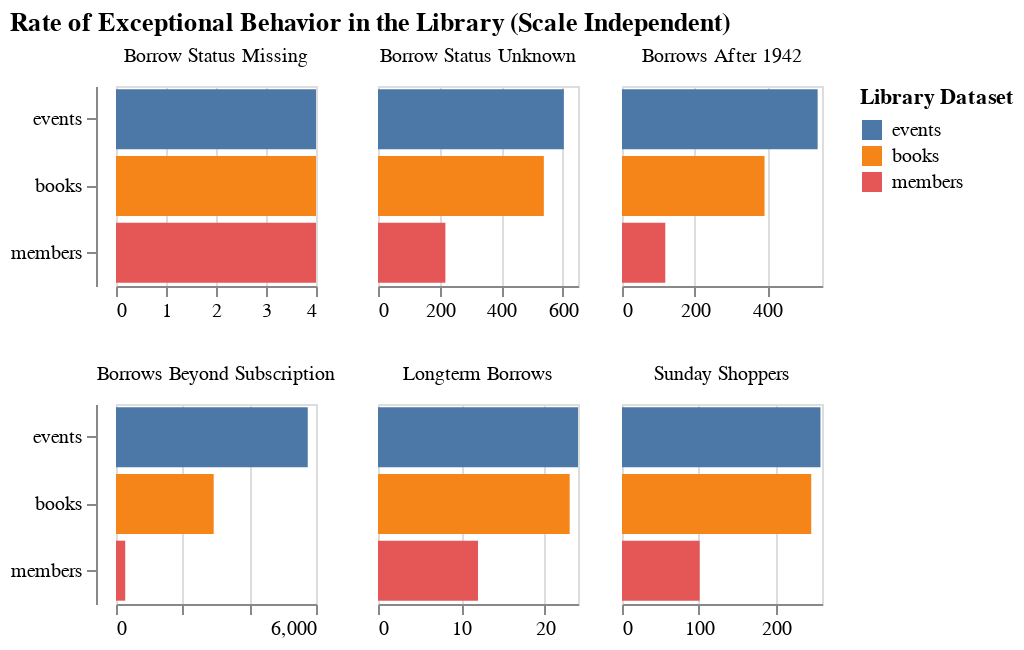

The notebook cell saved with this chart:
### Code cell
chart = alt.Chart(grouped_df).mark_bar().encode(
    y=alt.Y('type:O', sort=alt.EncodingSortField(
        field='counts', op='sum', order='descending'), title=''),
    x=alt.X('counts:Q', title=''),
    color=alt.Color('type:N', legend=alt.Legend(title='Library Dataset'), sort=alt.EncodingSortField(field='counts', op='sum', order='descending')),
).properties(
    width=100,
    height=100,
).facet(
    facet=alt.Facet('exceptional_types:O', title=None),
    columns=3,
    title='Rate of Exceptional Behavior in the Library (Scale Independent)'
).resolve_scale(x='independent')
chart
# chart.save('./visualizations/test.png')

### Figure 1 — Vega-Lite specification as saved in the notebook (floating-point values rounded to 4 significant figures)
{"config": {"view": {"continuousWidth": 400, "continuousHeight": 300}}, "data": {"name": "data-981ca90c5612b475f1cdf090829c7de5"}, "facet": {"field": "exceptional_types", "title": null, "type": "ordinal"}, "spec": {"mark": "bar", "encoding": {"color": {"field": "type", "legend": {"title": "Library Dataset"}, "sort": {"field": "counts", "op": "sum", "order": "descending"}, "type": "nominal"}, "x": {"field": "counts", "title": "", "type": "quantitative"}, "y": {"field": "type", "sort": {"field": "counts", "op": "sum", "order": "descending"}, "title": "", "type": "ordinal"}}, "height": 100, "width": 100}, "columns": 3, "resolve": {"scale": {"x": "independent"}}, "title": "Rate of Exceptional Behavior in the Library (Scale Independent)", "$schema": "https://vega.github.io/schema/vega-lite/v4.17.0.json", "datasets": {"data-981ca90c5612b475f1cdf090829c7de5": [{"exceptional_types": "Longterm Borrows", "counts": 23, "type": "books"}, {"exceptional_types": "Borrow Status Missing", "counts": 4, "type": "books"}, {"exceptional_types": "Borrows Beyond Subscription", "counts": 2931, "type": "books"}, {"exceptional_types": "Borrows After 1942", "counts": 392, "type": "books"}, {"exceptional_types": "Sunday Shoppers", "counts": 246, "type": "books"}, {"exceptional_types": "Borrow Status Unknown", "counts": 539, "type": "books"}, {"exceptional_types": "Longterm Borrows", "counts": 12, "type": "members"}, {"exceptional_types": "Borrow Status Missing", "counts": 4, "type": "members"}, {"exceptional_types": "Borrows Beyond Subscription", "counts": 277, "type": "members"}, {"exceptional_types": "Borrows After 1942", "counts": 119, "type": "members"}, {"exceptional_types": "Sunday Shoppers", "counts": 101, "type": "members"}, {"exceptional_types": "Borrow Status Unknown", "counts": 219, "type": "members"}, {"exceptional_types": "Longterm Borrows", "counts": 24, "type": "events"}, {"exceptional_types": "Borrow Status Missing", "counts": 4, "type": "events"}, {"exceptional_types": "Borrows Beyond Subscription", "counts": 5752, "type": "events"}, {"exceptional_types": "Borrows After 1942", "counts": 538, "type": "events"}, {"exceptional_types": "Sunday Shoppers", "counts": 258, "type": "events"}, {"exceptional_types": "Borrow Status Unknown", "counts": 604, "type": "events"}]}}
